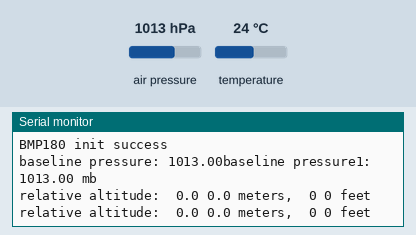
A sketch run on a simulated Arduino Uno, built with avr-gcc and run on an emulated ATmega328P. On the bench: the last lines printed to the serial monitor. The inputs (shaded band) are chosen by the test bench; at power-on: air pressure 1013 hPa, temperature 24 °C.

Above: at 1.3 s.
1.4 s: air pressure set to 1025 hPa
At 2.0 s:
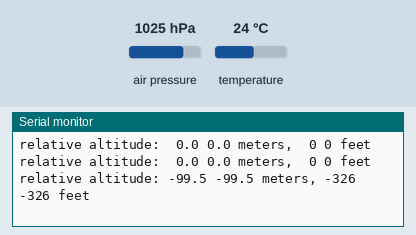
3.5 s: air pressure set to 952 hPa
At 4.4 s:
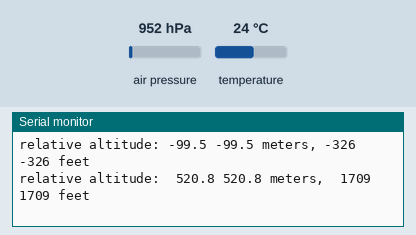

The sketch:

bmp180_differential.ino
```cpp
#include <SFE_BMP180.h>

/* SFE_BMP180 altitude example sketch

This sketch shows how to use the Bosch BMP180 pressure sensor
as an altimiter.
https://www.sparkfun.com/products/11824

Like most pressure sensors, the BMP180 measures absolute pressure.
Since absolute pressure varies with altitude, you can use the pressure
to determine your altitude.

Because pressure also varies with weather, you must first take a pressure
reading at a known baseline altitude. Then you can measure variations
from that pressure

Hardware connections:

- (GND) to GND
+ (VDD) to 3.3V

(WARNING: do not connect + to 5V or the sensor will be damaged!)

You will also need to connect the I2C pins (SCL and SDA) to your
Arduino. The pins are different on different Arduinos:

Any Arduino pins labeled:  SDA  SCL
Uno, Redboard, Pro:        A4   A5
Mega2560, Due:             20   21
Leonardo:                   2    3

Leave the IO (VDDIO) pin unconnected. This pin is for connecting
the BMP180 to systems with lower logic levels such as 1.8V

Have fun! -Your friends at SparkFun.

The SFE_BMP180 library uses floating-point equations developed by the
Weather Station Data Logger project: http://wmrx00.sourceforge.net/

Our example code uses the "beerware" license. You can do anything
you like with this code. No really, anything. If you find it useful,
buy me a beer someday.

V10 Mike Grusin, SparkFun Electronics 10/24/2013
V1.1.2 Updates for Arduino 1.6.4 5/2015
*/

// Your sketch must #include this library, and the Wire library.
// (Wire is a standard library included with Arduino.):

//#include <SFE_BMP180.h>

#include <Wire.h>

// You will need to create an SFE_BMP180 object, here called "pressure":

SFE_BMP180 pressure;
SFE_BMP180 pressure1;

double baseline,baseline1; // baseline pressure

void setup()
{
  Serial.begin(9600);
  Serial.println("REBOOT");

  // Initialize the sensor (it is important to get calibration values stored on the device).

  if (pressure.begin())
    Serial.println("BMP180 init success");
  else
  {
    // Oops, something went wrong, this is usually a connection problem,
    // see the comments at the top of this sketch for the proper connections.

    Serial.println("BMP180 init fail (disconnected?)\n\n");
    while(1); // Pause forever.
  }

  // Get the baseline pressure:

  baseline = getPressure();
  baseline1 = getPressure();

  Serial.print("baseline pressure: ");
  Serial.print(baseline);
  Serial.print("baseline pressure1: ");
  Serial.print(baseline1);
  Serial.println(" mb");
}

void loop()
{
  double a,P,a1,P1;

  // Get a new pressure reading:

  P = getPressure();
  P1 = getPressure();

  // Show the relative altitude difference between
  // the new reading and the baseline reading:

  a = pressure.altitude(P,baseline);
  a1 = pressure1.altitude(P1,baseline1);

  Serial.print("relative altitude: ");
  if (a >= 0.0 && a1 >= 0.0)
   Serial.print(" "); // add a space for positive numbers
  Serial.print(a,1);
  Serial.print(" ");
  Serial.print(a1,1);
  Serial.print(" meters, ");
  if (a >= 0.0 && a1 >= 0.0)
    Serial.print(" "); // add a space for positive numbers
  Serial.print(a*3.28084,0);
  Serial.print(" ");
  Serial.print(a1*3.28084,0);
  Serial.println(" feet");

  delay(500);
}


double getPressure()
{
  char status,status1;
  double T,P,p0,a;
  double T1,P1,p1,a1;

  // You must first get a temperature measurement to perform a pressure reading.

  // Start a temperature measurement:
  // If request is successful, the number of ms to wait is returned.
  // If request is unsuccessful, 0 is returned.

  status = pressure.startTemperature();
  status1 = pressure1.startTemperature();

  if (status != 0 && status1 != 0)
  {
    // Wait for the measurement to complete:

    delay(status);

    // Retrieve the completed temperature measurement:
    // Note that the measurement is stored in the variable T.
    // Use '&T' to provide the address of T to the function.
    // Function returns 1 if successful, 0 if failure.

    status = pressure.getTemperature(T);
    status1 = pressure1.getTemperature(T);
    if (status != 0 && status1 != 0)
    {
      // Start a pressure measurement:
      // The parameter is the oversampling setting, from 0 to 3 (highest res, longest wait).
      // If request is successful, the number of ms to wait is returned.
      // If request is unsuccessful, 0 is returned.

      status = pressure.startPressure(3);
      status1 = pressure1.startPressure(3);
      if (status != 0 && status1 != 0)
      {
        // Wait for the measurement to complete:
        delay(status);
        delay(status1);

        // Retrieve the completed pressure measurement:
        // Note that the measurement is stored in the variable P.
        // Use '&P' to provide the address of P.
        // Note also that the function requires the previous temperature measurement (T).
        // (If temperature is stable, you can do one temperature measurement for a number of pressure measurements.)
        // Function returns 1 if successful, 0 if failure.

        status = pressure.getPressure(P,T);
        status1 = pressure1.getPressure(P1,T1);
        if (status != 0 && status1 != 0)
        {
          return(P);
          return(P1);
        }
        else Serial.println("error retrieving pressure measurement\n");
      }
      else Serial.println("error starting pressure measurement\n");
    }
    else Serial.println("error retrieving temperature measurement\n");
  }
  else Serial.println("error starting temperature measurement\n");
}
```

Measured:
- after the input at 1.4 s, the serial monitor: prints a new line after 0.07 s (image 1)
- after the input at 3.5 s, the serial monitor: prints a new line after 0.43 s (image 2)
